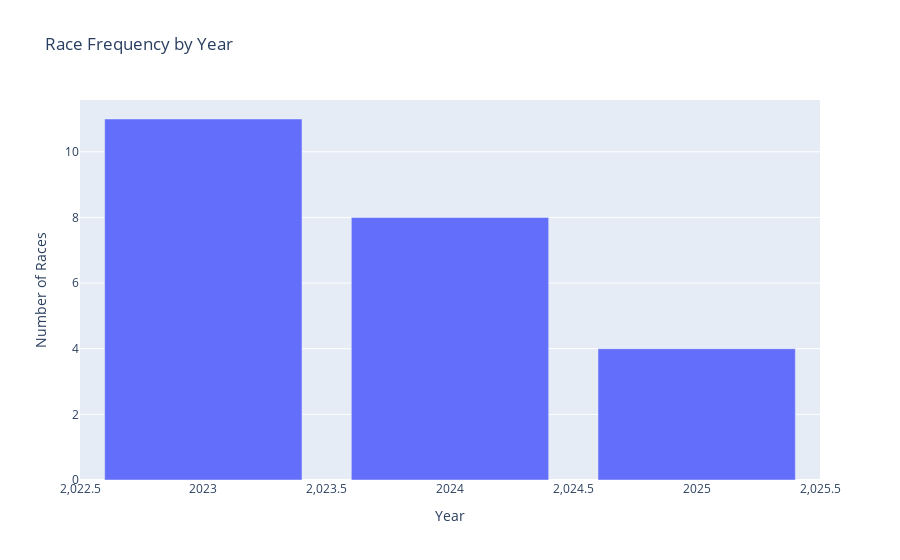

Notebook code for this chart:
### Markdown cell above
## Hypothesis 5: Race Frequency
Are you racing less frequently (more selective)?

### Code cell
# Count races per year
races_per_year = activities[activities['is_race']].groupby('year').size()
print("Races per year:")
print(races_per_year)
print()

# Total runs per year for context
runs_per_year = activities.groupby('year').size()
race_percentage = (races_per_year / runs_per_year * 100).round(1)
print("Races as % of total runs:")
print(race_percentage)
print()

# Visualize
fig = go.Figure()
fig.add_trace(go.Bar(x=races_per_year.index, y=races_per_year.values, name='Races'))
fig.update_layout(
    title='Race Frequency by Year',
    xaxis_title='Year',
    yaxis_title='Number of Races'
)
fig.show()

### Figure 1 — Plotly figure (JSON) as saved in the notebook; plotly's stock layout.template omitted (floating-point values rounded to 4 significant figures)
{"data": [{"name": "Races", "type": "bar", "x": [2023, 2024, 2025], "y": [11, 8, 4]}], "layout": {"title": {"text": "Race Frequency by Year"}, "xaxis": {"title": {"text": "Year"}}, "yaxis": {"title": {"text": "Number of Races"}}}}
